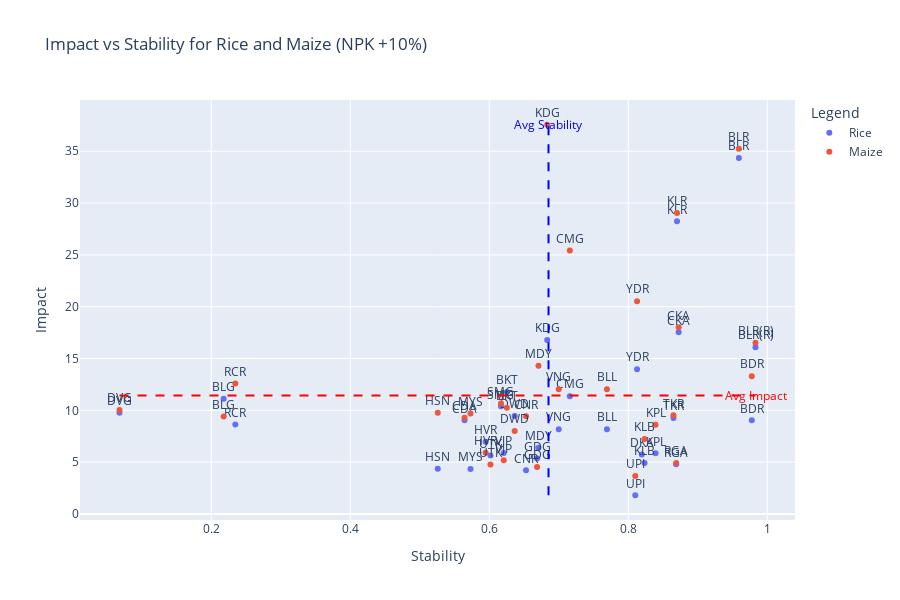

Write notebook code for a chart like this one.
### Markdown cell above
ReadME 3

### Code cell
import plotly.express as px
import numpy as np
import pandas as pd

# Function to calculate stress and stability for a combined capability of two crops
def calculate_stress_stability(adj_matrix, df):
    df['stress'] = 0.0
    df['stability'] = 0.0
    capability_columns = df.columns.difference(['node', 'stress', 'stability'])
    
    for idx, row in df.iterrows():
        node = row['node']
        node_idx = df.index[df['node'] == node][0]
        neighbors_idx = np.where(adj_matrix[node_idx] == 1)[0]
        
        if len(neighbors_idx) > 0:
            neighbor_capabilities = df.iloc[neighbors_idx][capability_columns].values
            centroid = np.mean(neighbor_capabilities, axis=0)
            node_capabilities = row[capability_columns].values
            stress = np.linalg.norm(node_capabilities - centroid)
            stability = 1 - stress
        else:
            stress = 0
            stability = 1
        
        df.at[idx, 'stress'] = stress
        df.at[idx, 'stability'] = stability
    
    return df

# Function to calculate impact for a specific crop
def calculate_impact(Working_Directory, crop, perturbation, what):
    capability_name = f'{crop[0].upper()} - {what} {perturbation}'
    original_production = Working_Directory[f'{crop}_Production']
    new_production = Working_Directory[capability_name]
    impact = ((new_production - original_production) / original_production) * 100
    impact_column_name = f'Impact_{crop[0].upper()}_{what}_{perturbation}'
    return impact, impact_column_name

# Function to calculate and visualize stability vs impact for two crops
def Calculate_and_visualize_2D(Working_Directory, adj_matrix_np, crop1, crop2, perturbation, what,visualize = True):
    # Normalize capabilities for both crops
    capability_1 = normalize_list(Working_Directory[f'{crop1[0].upper()} - {what} {perturbation}'])
    capability_2 = normalize_list(Working_Directory[f'{crop2[0].upper()} - {what} {perturbation}'])
    
    # Combine capabilities into a single DataFrame
    combined_df = pd.DataFrame({
        'node': Working_Directory['District'],
        'Capability_1': capability_1,
        'Capability_2': capability_2
    })
    
    # Calculate stress and stability for the combined capabilities
    result_df = calculate_stress_stability(adj_matrix_np, combined_df)
    
    # Calculate impact for each crop
    impact1, impact_column1 = calculate_impact(Working_Directory, crop1, perturbation, what)
    impact2, impact_column2 = calculate_impact(Working_Directory, crop2, perturbation, what)
    
    # Naming conventions for stability and stress columns
    stability_column_name = f'Stability_{crop1[0].upper()}_{crop2[0].upper()}_{what}_{perturbation}'
    stress_column_name = f'Stress_{crop1[0].upper()}_{crop2[0].upper()}_{what}_{perturbation}'
    
    # Add impacts, stability, and stress to the Working_Directory DataFrame
    Working_Directory[impact_column1] = impact1
    Working_Directory[impact_column2] = impact2
    Working_Directory[stability_column_name] = result_df['stability']
    Working_Directory[stress_column_name] = result_df['stress']
    
    if visualize:
        # Prepare data for plotting
        plot_df = pd.DataFrame({
            'District': Working_Directory['District'],
            'Stability': result_df['stability'],
            f'{crop1}': impact1,
            f'{crop2}': impact2,
            'Abbreviation': Working_Directory['Abbreviation']
        })
        
        # Calculate average values
        avg_stability = result_df['stability'].mean()
        avg_impact = pd.concat([impact1, impact2]).mean()  # Combine impacts and calculate average
        
        # Calculate min and max values for impact columns
        min_impact = plot_df[[f'{crop1}', f'{crop2}']].min().min()
        max_impact = plot_df[[f'{crop1}', f'{crop2}']].max().max()
        
        # Plot using Plotly Express
        fig = px.scatter(
            plot_df,
            x='Stability',
            y=[f'{crop1}', f'{crop2}'],  # Plot both impacts
            title=f'Impact vs Stability for {crop1} and {crop2} ({what} +{perturbation}%)',
            labels={'Stability': 'Stability', 'Impact': 'Impact'},
            text='Abbreviation',
            width=900,
            height=600
        )
        
        # Add average lines
        fig.add_shape(
            type='line',
            x0=min(result_df['stability']),
            x1=max(result_df['stability']),
            y0=avg_impact,
            y1=avg_impact,
            line=dict(color='red', width=2, dash='dash')
        )
        fig.add_shape(
            type='line',
            x0=avg_stability,
            x1=avg_stability,
            y0=min_impact,
            y1=max_impact,
            line=dict(color='blue', width=2, dash='dash')
        )
        
        # Add annotations for average lines
        fig.add_annotation(
            x=avg_stability,
            y=max_impact,
            text='Avg Stability',
            showarrow=False,
            font=dict(color='blue')
        )
        fig.add_annotation(
            x=max(result_df['stability']),
            y=avg_impact,
            text='Avg Impact',
            showarrow=False,
            font=dict(color='red')
        )
        
        # Update y-axis title and legend title
        fig.update_layout(
            yaxis_title='Impact',
            legend_title='Legend'
        )
        
        # Update hover labels to only show text for one crop
        fig.update_traces(
            hoverlabel=dict(bgcolor='grey', font=dict(color='white')),
            textposition='top center',
            selector=dict(mode='markers+text')
        )
        
        # Show the plot
        fig.show()

# Example usage
crop1 = 'Rice'
crop2 = 'Maize'
perturbation = 10
what = 'NPK'
Calculate_and_visualize_2D(Working_Directory, adj_matrix_np, crop1, crop2, perturbation, what)

### Figure 1 — Plotly figure (JSON) as saved in the notebook; plotly's stock layout.template omitted (floating-point values rounded to 4 significant figures)
{"data": [{"hoverlabel": {"bgcolor": "grey", "font": {"color": "white"}}, "hovertemplate": "variable=Rice<br>Stability=%{x}<br>value=%{y}<br>Abbreviation=%{text}<extra></extra>", "legendgroup": "Rice", "marker": {"color": "#636efa", "symbol": "circle"}, "mode": "markers+text", "name": "Rice", "orientation": "v", "showlegend": true, "text": ["BLR", "BLR(R)", "RGA", "CDA", "DVG", "KLR", "CKA", "SMG", "TKR", "CMG", "DKA", "UPI", "HSN", "KDG", "MDY", "MYS", "CNR", "BLG", "VJP", "BKT", "DWD", "GDG", "HVR", "UTK", "BLL", "BDR", "KLB", "YDR", "RCR", "KPL", "VNG"], "textposition": "top center", "type": "scatter", "x": [0.9591, 0.9831, 0.8689, 0.5645, 0.06797, 0.8701, 0.8725, 0.6169, 0.865, 0.7159, 0.8195, 0.8101, 0.5259, 0.6833, 0.6708, 0.573, 0.653, 0.2178, 0.6208, 0.6253, 0.6366, 0.6688, 0.5948, 0.6017, 0.7693, 0.9778, 0.8235, 0.8127, 0.2347, 0.8393, 0.7], "xaxis": "x", "y": [34.36, 16.1, 4.799, 9.045, 9.779, 28.24, 17.53, 10.4, 9.273, 11.37, 5.74, 1.808, 4.364, 16.79, 6.391, 4.331, 4.215, 11.12, 5.882, 11.76, 9.444, 5.36, 6.976, 5.652, 8.187, 9.037, 4.919, 13.98, 8.629, 5.859, 8.187], "yaxis": "y"}, {"hoverlabel": {"bgcolor": "grey", "font": {"color": "white"}}, "hovertemplate": "variable=Maize<br>Stability=%{x}<br>value=%{y}<br>Abbreviation=%{text}<extra></extra>", "legendgroup": "Maize", "marker": {"color": "#EF553B", "symbol": "circle"}, "mode": "markers+text", "name": "Maize", "orientation": "v", "showlegend": true, "text": ["BLR", "BLR(R)", "RGA", "CDA", "DVG", "KLR", "CKA", "SMG", "TKR", "CMG", "DKA", "UPI", "HSN", "KDG", "MDY", "MYS", "CNR", "BLG", "VJP", "BKT", "DWD", "GDG", "HVR", "UTK", "BLL", "BDR", "KLB", "YDR", "RCR", "KPL", "VNG"], "textposition": "top center", "type": "scatter", "x": [0.9591, 0.9831, 0.8689, 0.5645, 0.06797, 0.8701, 0.8725, 0.6169, 0.865, 0.7159, 0.8195, 0.8101, 0.5259, 0.6833, 0.6708, 0.573, 0.653, 0.2178, 0.6208, 0.6253, 0.6366, 0.6688, 0.5948, 0.6017, 0.7693, 0.9778, 0.8235, 0.8127, 0.2347, 0.8393, 0.7], "xaxis": "x", "y": [35.26, 16.52, 4.928, 9.29, 10.04, 29.05, 18.01, 10.67, 9.517, 25.43, null, 3.67, 9.76, 37.56, 14.29, 9.686, 9.429, 9.413, 5.176, 10.25, 7.998, 4.539, 5.909, 4.787, 12.05, 13.29, 7.243, 20.54, 12.59, 8.621, 12.05], "yaxis": "y"}], "layout": {"annotations": [{"font": {"color": "blue"}, "showarrow": false, "text": "Avg Stability", "x": 0.6852, "y": 37.56}, {"font": {"color": "red"}, "showarrow": false, "text": "Avg Impact", "x": 0.9831, "y": 11.43}], "height": 600, "legend": {"title": {"text": "Legend"}, "tracegroupgap": 0}, "shapes": [{"line": {"color": "red", "dash": "dash", "width": 2}, "type": "line", "x0": 0.06797, "x1": 0.9831, "y0": 11.43, "y1": 11.43}, {"line": {"color": "blue", "dash": "dash", "width": 2}, "type": "line", "x0": 0.6852, "x1": 0.6852, "y0": 1.808, "y1": 37.56}], "title": {"text": "Impact vs Stability for Rice and Maize (NPK +10%)"}, "width": 900, "xaxis": {"anchor": "y", "domain": [0, 1], "title": {"text": "Stability"}}, "yaxis": {"anchor": "x", "domain": [0, 1], "title": {"text": "Impact"}}}}
